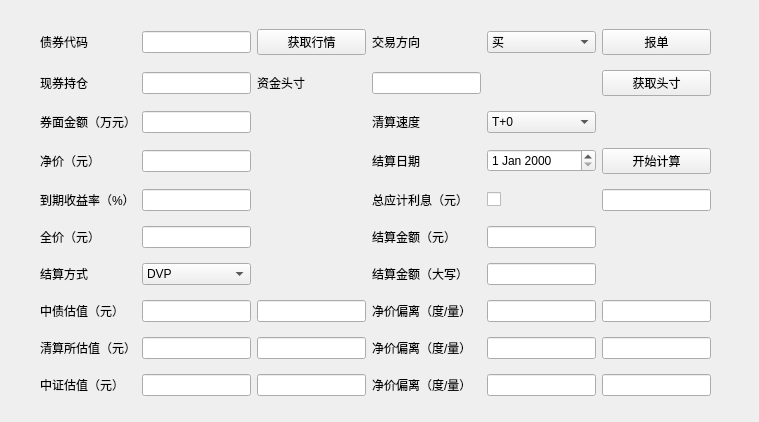
<?xml version="1.0" encoding="UTF-8"?>
<ui version="4.0">
 <class>Dialog</class>
 <widget class="QMdiSubWindow" name="Dialog">
  <property name="geometry">
   <rect>
    <x>0</x>
    <y>0</y>
    <width>759</width>
    <height>422</height>
   </rect>
  </property>
  <property name="sizePolicy">
   <sizepolicy hsizetype="Preferred" vsizetype="Preferred">
    <horstretch>0</horstretch>
    <verstretch>0</verstretch>
   </sizepolicy>
  </property>
  <property name="windowTitle">
   <string>债券要素</string>
  </property>
  <widget class="QWidget" name="layoutWidget" native="true">
   <property name="geometry">
    <rect>
     <x>0</x>
     <y>0</y>
     <width>751</width>
     <height>431</height>
    </rect>
   </property>
   <widget class="QWidget" name="layoutWidget">
    <property name="geometry">
     <rect>
      <x>40</x>
      <y>20</y>
      <width>671</width>
      <height>388</height>
     </rect>
    </property>
    <layout class="QGridLayout" name="gridLayout">
     <item row="6" column="4">
      <widget class="QLineEdit" name="settlement_amount_capitalized"/>
     </item>
     <item row="1" column="3">
      <widget class="QLineEdit" name="cash_position"/>
     </item>
     <item row="7" column="5">
      <widget class="QLineEdit" name="zhongzhai_clean_price_deviation"/>
     </item>
     <item row="4" column="1">
      <widget class="QLineEdit" name="ytm"/>
     </item>
     <item row="0" column="2">
      <widget class="QPushButton" name="get_info">
       <property name="text">
        <string>获取行情</string>
       </property>
      </widget>
     </item>
     <item row="9" column="0">
      <widget class="QLabel" name="label_9">
       <property name="text">
        <string>中证估值（元）</string>
       </property>
      </widget>
     </item>
     <item row="3" column="1">
      <widget class="QLineEdit" name="clean_price"/>
     </item>
     <item row="0" column="1">
      <widget class="QLineEdit" name="code"/>
     </item>
     <item row="1" column="2">
      <widget class="QLabel" name="label_21">
       <property name="text">
        <string>资金头寸</string>
       </property>
      </widget>
     </item>
     <item row="9" column="4">
      <widget class="QLineEdit" name="zhongzheng_clean_price_deviation_pct"/>
     </item>
     <item row="4" column="5">
      <widget class="QLineEdit" name="accrued_interest"/>
     </item>
     <item row="5" column="3">
      <widget class="QLabel" name="label_18">
       <property name="text">
        <string>结算金额（元）</string>
       </property>
      </widget>
     </item>
     <item row="8" column="5">
      <widget class="QLineEdit" name="qingsuansuo_clean_price_deviation"/>
     </item>
     <item row="9" column="1">
      <widget class="QLineEdit" name="zhongzheng_clean_price"/>
     </item>
     <item row="8" column="2">
      <widget class="QLineEdit" name="qingsuansuo_ytm"/>
     </item>
     <item row="5" column="0">
      <widget class="QLabel" name="label_5">
       <property name="text">
        <string>全价（元）</string>
       </property>
      </widget>
     </item>
     <item row="2" column="3">
      <widget class="QLabel" name="label_13">
       <property name="text">
        <string>清算速度</string>
       </property>
      </widget>
     </item>
     <item row="8" column="3">
      <widget class="QLabel" name="label_17">
       <property name="text">
        <string>净价偏离（度/量）</string>
       </property>
      </widget>
     </item>
     <item row="9" column="5">
      <widget class="QLineEdit" name="zhongzheng_clean_price_deviation"/>
     </item>
     <item row="3" column="0">
      <widget class="QLabel" name="label_3">
       <property name="text">
        <string>净价（元）</string>
       </property>
      </widget>
     </item>
     <item row="5" column="1">
      <widget class="QLineEdit" name="full_price"/>
     </item>
     <item row="1" column="1">
      <widget class="QLineEdit" name="bond_position"/>
     </item>
     <item row="2" column="1">
      <widget class="QLineEdit" name="face_value"/>
     </item>
     <item row="4" column="0">
      <widget class="QLabel" name="label_4">
       <property name="text">
        <string>到期收益率（%）</string>
       </property>
      </widget>
     </item>
     <item row="2" column="4">
      <widget class="QComboBox" name="settlement_days">
       <item>
        <property name="text">
         <string>T+0</string>
        </property>
       </item>
       <item>
        <property name="text">
         <string>T+1</string>
        </property>
       </item>
      </widget>
     </item>
     <item row="0" column="0">
      <widget class="QLabel" name="label">
       <property name="text">
        <string>债券代码</string>
       </property>
      </widget>
     </item>
     <item row="6" column="0">
      <widget class="QLabel" name="label_6">
       <property name="text">
        <string>结算方式</string>
       </property>
      </widget>
     </item>
     <item row="0" column="3">
      <widget class="QLabel" name="label_15">
       <property name="text">
        <string>交易方向</string>
       </property>
      </widget>
     </item>
     <item row="4" column="3">
      <widget class="QLabel" name="label_11">
       <property name="text">
        <string>总应计利息（元）</string>
       </property>
      </widget>
     </item>
     <item row="7" column="2">
      <widget class="QLineEdit" name="zhongzhai_ytm"/>
     </item>
     <item row="7" column="3">
      <widget class="QLabel" name="label_14">
       <property name="text">
        <string>净价偏离（度/量）</string>
       </property>
      </widget>
     </item>
     <item row="7" column="1">
      <widget class="QLineEdit" name="zhongzhai_clean_price"/>
     </item>
     <item row="8" column="0">
      <widget class="QLabel" name="label_8">
       <property name="text">
        <string>清算所估值（元）</string>
       </property>
      </widget>
     </item>
     <item row="9" column="3">
      <widget class="QLabel" name="label_10">
       <property name="text">
        <string>净价偏离（度/量）</string>
       </property>
      </widget>
     </item>
     <item row="1" column="0">
      <widget class="QLabel" name="label_20">
       <property name="text">
        <string>现券持仓</string>
       </property>
      </widget>
     </item>
     <item row="8" column="4">
      <widget class="QLineEdit" name="qingsuansuo_clean_price_deviation_pct"/>
     </item>
     <item row="6" column="1">
      <widget class="QComboBox" name="settlement_method">
       <item>
        <property name="text">
         <string>DVP</string>
        </property>
       </item>
      </widget>
     </item>
     <item row="5" column="4">
      <widget class="QLineEdit" name="settlement_amount"/>
     </item>
     <item row="6" column="3">
      <widget class="QLabel" name="label_16">
       <property name="text">
        <string>结算金额（大写）</string>
       </property>
      </widget>
     </item>
     <item row="4" column="4">
      <widget class="QCheckBox" name="checkBox">
       <property name="text">
        <string/>
       </property>
      </widget>
     </item>
     <item row="7" column="4">
      <widget class="QLineEdit" name="zhongzhai_clean_price_deviation_pct"/>
     </item>
     <item row="3" column="5">
      <widget class="QPushButton" name="start_calculation">
       <property name="text">
        <string>开始计算</string>
       </property>
      </widget>
     </item>
     <item row="0" column="4">
      <widget class="QComboBox" name="trade_direction">
       <item>
        <property name="text">
         <string>买</string>
        </property>
       </item>
       <item>
        <property name="text">
         <string>卖</string>
        </property>
       </item>
      </widget>
     </item>
     <item row="7" column="0">
      <widget class="QLabel" name="label_7">
       <property name="text">
        <string>中债估值（元）</string>
       </property>
      </widget>
     </item>
     <item row="3" column="3">
      <widget class="QLabel" name="label_12">
       <property name="text">
        <string>结算日期</string>
       </property>
      </widget>
     </item>
     <item row="2" column="0">
      <widget class="QLabel" name="label_2">
       <property name="text">
        <string>券面金额（万元）</string>
       </property>
      </widget>
     </item>
     <item row="3" column="4">
      <widget class="QDateEdit" name="settlement_date"/>
     </item>
     <item row="9" column="2">
      <widget class="QLineEdit" name="zhongzheng_ytm"/>
     </item>
     <item row="8" column="1">
      <widget class="QLineEdit" name="qingsuansuo_clean_price"/>
     </item>
     <item row="1" column="5">
      <widget class="QPushButton" name="get_position">
       <property name="text">
        <string>获取头寸</string>
       </property>
      </widget>
     </item>
     <item row="0" column="5">
      <widget class="QPushButton" name="send_order">
       <property name="text">
        <string>报单</string>
       </property>
      </widget>
     </item>
    </layout>
   </widget>
  </widget>
 </widget>
 <customwidgets>
  <customwidget>
   <class>QMdiSubWindow</class>
   <extends>QWidget</extends>
   <header>qmdisubwindow.h</header>
   <container>1</container>
  </customwidget>
 </customwidgets>
 <resources/>
 <connections/>
</ui>
